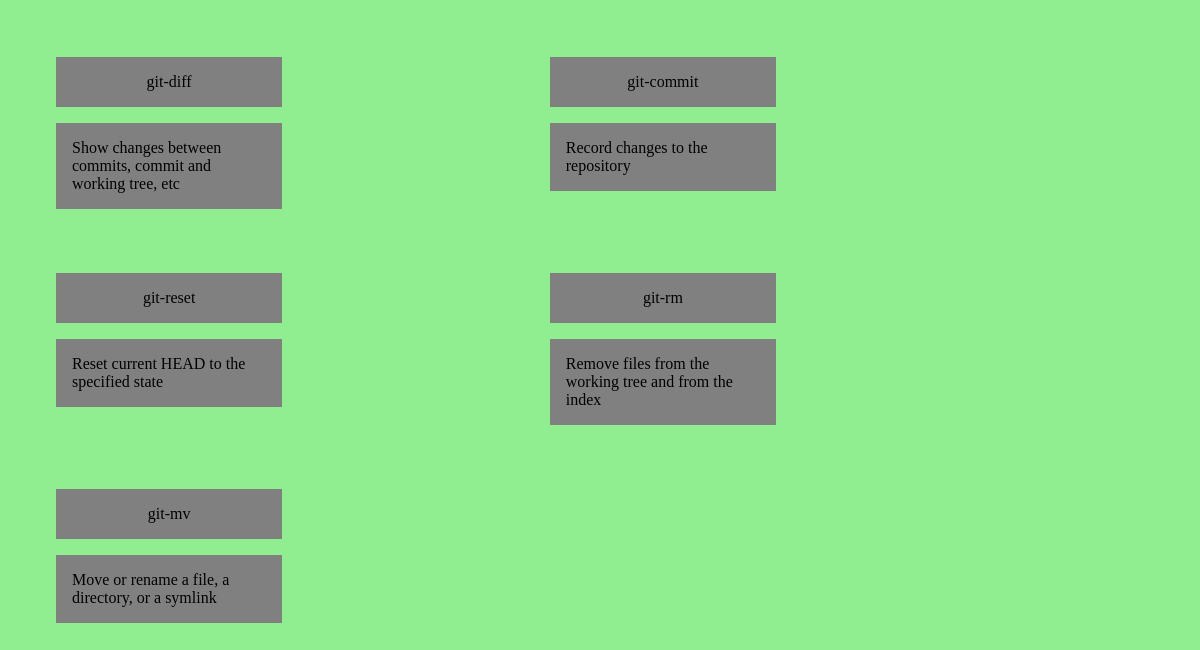
The app's page /subjects/git/test (lower part), older data.
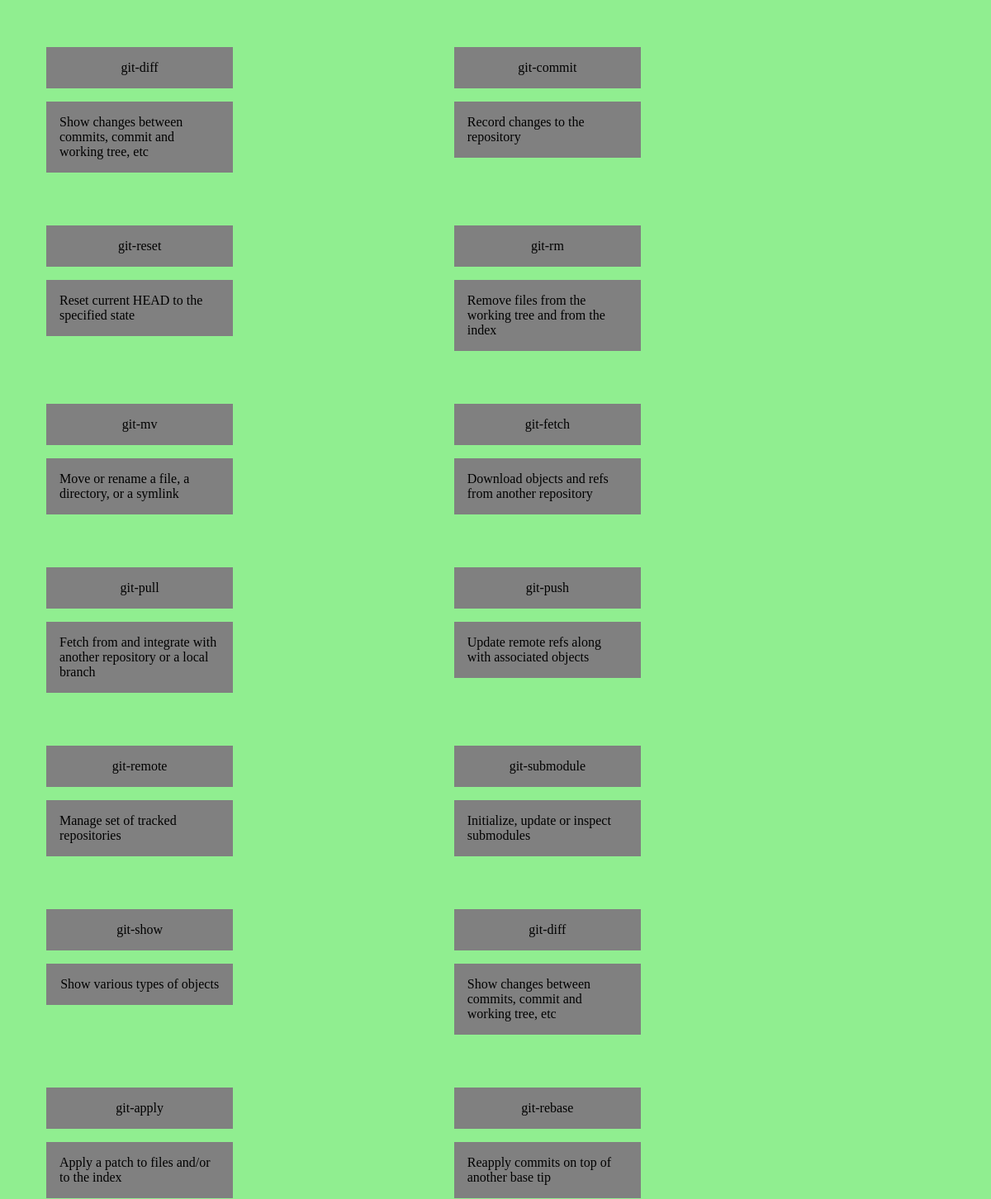
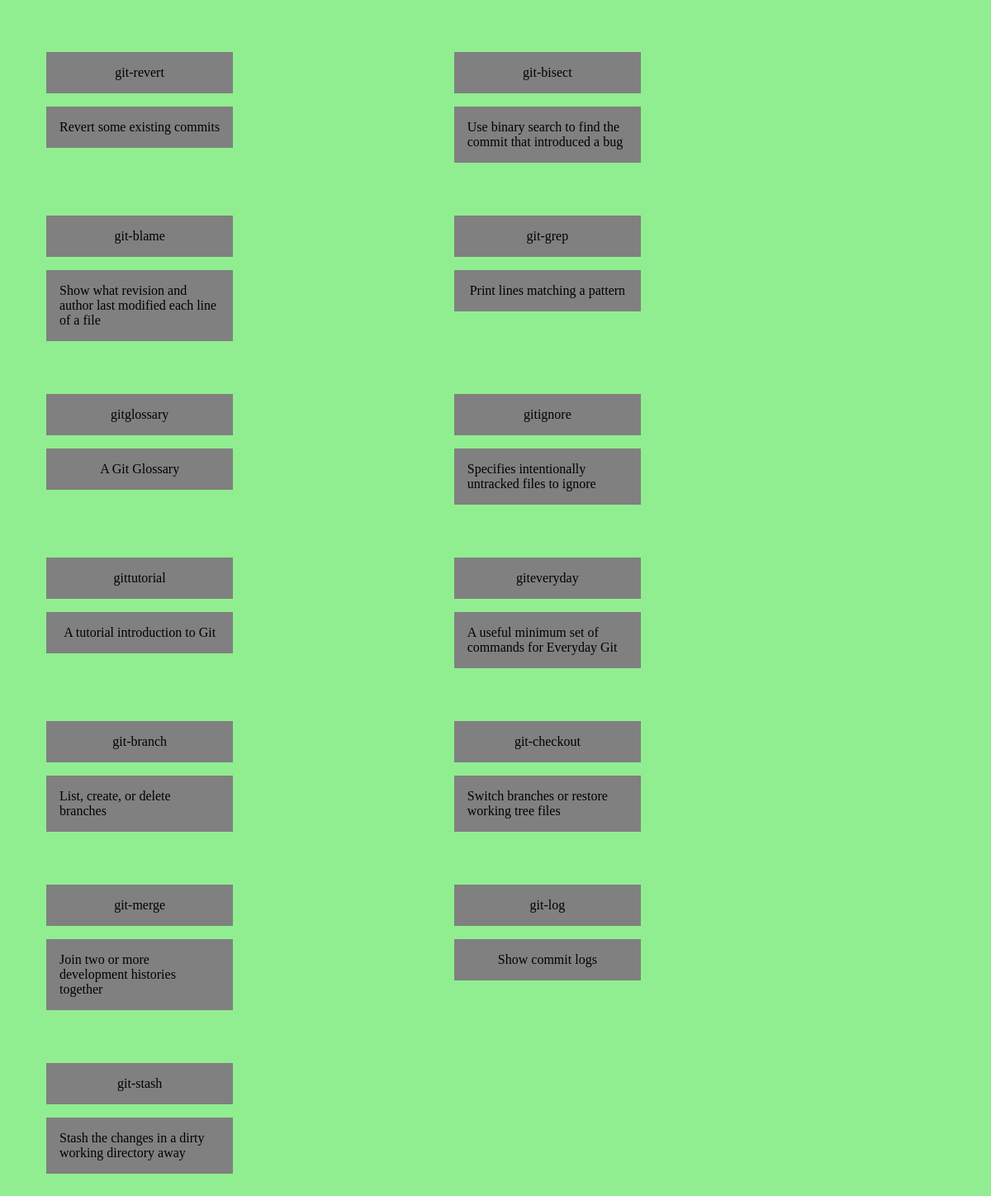
The same page, newer data (2 pictures, top to bottom).
### indexcards/models.py (models this page shows, shortened)
class Card(models.Model):
    front = models.CharField(max_length=50)
    back = models.CharField(max_length=100)
    subTopic = models.ForeignKey(SubTopic, on_delete=models.CASCADE)

### indexcards/views.py (the view)
# urls.py: path('subjects/<name>/test', views.test, name='test'),
def test(request, name):
    subject = Subject.objects.get(name=name)
    subtopics = SubTopic.objects.all().filter(subject__name = name )
    cards = []
    for subTopic in subtopics:
        cards += Card.objects.all().filter(subTopic__name = subTopic)
    return render(request, 'test.html', {'subject': subject, 'subtopics': subtopics, 'cards': cards})

### indexcards/models.py (called while the page is built)
    def __str__(self):
        return (self.name)

### indexcards/templates/test.html (shortened to what this page needs)
{% extends "base.html" %}
{% block content%}
  <div class="cards">
    {% for card in cards%}
      <div class="card-grid">
        <div class="front">
          {{card.front}}
        </div>
        <div class="back">
          {{card.back}}
        </div>
      </div>
    {% endfor %}
  </div>
{% endblock %}

Row changes from the older to the newer data that the page shows:
added Card: front "git-fetch", back "Download objects and refs from another repository"
added Card: front "git-pull", back "Fetch from and integrate with another repository or a local branch"
added Card: front "git-push", back "Update remote refs along with associated objects"
added Card: front "git-remote", back "Manage set of tracked repositories"
added Card: front "git-submodule", back "Initialize, update or inspect submodules"
added Card: front "git-show", back "Show various types of objects"
added Card: front "git-diff", back "Show changes between commits, commit and working tree, etc"
added Card: front "git-apply", back "Apply a patch to files and/or to the index"
added Card: front "git-rebase", back "Reapply commits on top of another base tip"
added Card: front "git-revert", back "Revert some existing commits"
added Card: front "git-bisect", back "Use binary search to find the commit that introduced a bug"
added Card: front "git-blame", back "Show what revision and author last modified each line of a file"
added Card: front "git-grep", back "Print lines matching a pattern"
added Card: front "gitglossary", back "A Git Glossary"
added Card: front "gitignore", back "Specifies intentionally untracked files to ignore"
added Card: front "gittutorial", back "A tutorial introduction to Git"
added Card: front "giteveryday", back "A useful minimum set of commands for Everyday Git"
added Card: front "git-branch", back "List, create, or delete branches"
added Card: front "git-checkout", back "Switch branches or restore working tree files"
added Card: front "git-merge", back "Join two or more development histories together"
added Card: front "git-log", back "Show commit logs"
added Card: front "git-stash", back "Stash the changes in a dirty working directory away"
